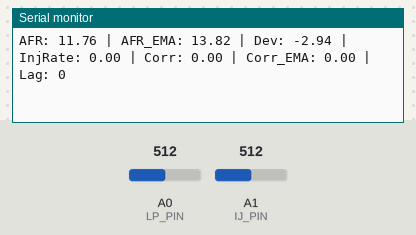
Recording of a sketch running on a simulated Arduino Uno, built with avr-gcc and run on an emulated ATmega328P. Parts: the last lines printed to the serial monitor. Inputs (shaded band) come from the test bench; at power-on: A1 (IJ_PIN) = 512, A0 (LP_PIN) = 512.

Above: at 1.2 s.
1.3 s: A1 (IJ_PIN) set to 716
At 2.6 s:
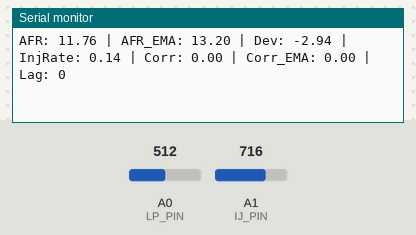
2.8 s: A0 (LP_PIN) set to 122
At 3.7 s:
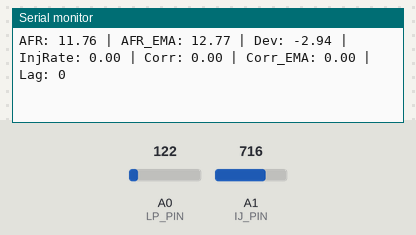
4.3 s: A0 (LP_PIN) set to 10
At 4.3 s:
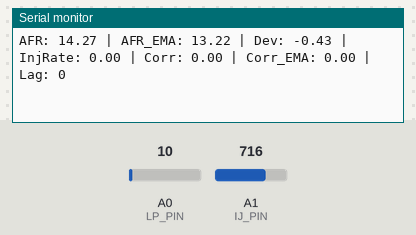
5.8 s: A1 (IJ_PIN) set to 900
At 7.0 s:
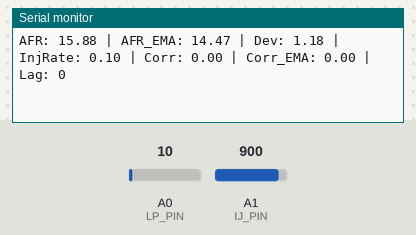
Timing chart, 0 to 8.3 s (numbered marks = the images above; inputs shaded):
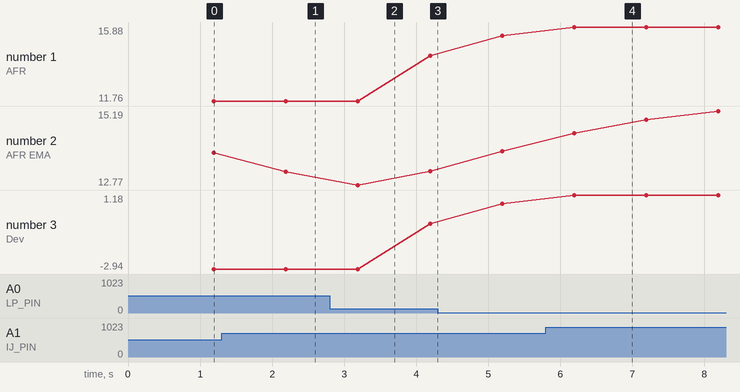

Measured:
- after the input at 1.3 s, the serial monitor: prints a new line after 0.89 s (image 1)
- after the input at 5.8 s, the serial monitor: prints a new line after 0.39 s (image 4)
- plotted number 1: 11.76 → 14.27 after the input at 2.8 s, 14.27 → 15.4 after the input at 4.3 s
- plotted number 2: 13.2 → 13.22 after the input at 2.8 s, 13.22 → 13.87 after the input at 4.3 s
- plotted number 3: -2.94 → -0.43 after the input at 2.8 s, -0.43 → 0.7 after the input at 4.3 s

The sketch:

afr_correction_estimator.ino
```cpp
// AFR and Correction Estimator
// This code analyzes lambda probe and injector signals to estimate AFR,
// its deviation, and correlations between signals.

#ifndef UNIT_TEST
#include <Arduino.h>
#endif

// Define the analog pins for the lambda probe and the injector signals
#if defined(ARDUINO) && !defined(UNIT_TEST)
#define LP_PIN A0
#define IJ_PIN A1
#else
#define LP_PIN 0
#define IJ_PIN 1
#endif

#ifdef UNIT_TEST
extern int analogRead(int pin);
#define ANALOG_READ_MOCK(p) analogRead(p)
#else
#define ANALOG_READ_MOCK(p) analogRead(p)
#endif

// Define the sampling frequency in Hz
#define FREQ 100

// Define the stoichiometric AFR for gasoline (14.7)
#define STOICH 14.7

// Define a buffer size for storing samples
#define BUFFER_SIZE 100

// Declare global variables for storing samples and timestamps
int lambda_buffer[BUFFER_SIZE];
int injector_buffer[BUFFER_SIZE];
unsigned long time_buffer[BUFFER_SIZE];

// Declare global variables for keeping track of buffer index and overflow flag
int buffer_index = 0;
bool buffer_full = false;

// Declare global variables for storing results
float afr = STOICH;
float deviation = 0;
float injector_rate = 0;
float injector_magnitude = 0;
float lambda_correlation = 0;
int best_lag = 0;

// EMA filtering factor (0.0 to 1.0, lower is more filtering)
const float EMA_ALPHA = 0.3;
float afr_filtered = STOICH;
float correlation_filtered = 0;

unsigned long last_sample_time = 0xFFFFFFFF;
const unsigned long sample_interval = 1000 / FREQ;

// Threshold for narrowband O2 sensor (0.45V)
const int THRESHOLD = (int)(0.45 / 5.0 * 1023.0);
const int HYSTERESIS = 20; // Hysteresis for peak/valley detection (approx 0.1V)

// Variables for peak detection
float avg_peak = 0;
float avg_valley = 0;
int peak_count = 0;
int valley_count = 0;

void setup() {
  Serial.begin(115200);
  last_sample_time = 0xFFFFFFFF;
  buffer_index = 0;
  buffer_full = false;
  afr = STOICH;
  afr_filtered = STOICH;
  correlation_filtered = 0;
}

void analyze_data() {
  float sum_peaks = 0;
  float sum_valleys = 0;
  peak_count = 0;
  valley_count = 0;

  int state = 0; // 1: rising, -1: falling, 0: initial
  int extreme_val = lambda_buffer[0];

  for (int i = 1; i < BUFFER_SIZE; i++) {
    int curr_value = lambda_buffer[i];

    if (state == 0) {
      if (curr_value > extreme_val + HYSTERESIS) {
        state = 1;
        extreme_val = curr_value;
      } else if (curr_value < extreme_val - HYSTERESIS) {
        state = -1;
        extreme_val = curr_value;
      }
    } else if (state == 1) { // Rising
      if (curr_value > extreme_val) {
        extreme_val = curr_value;
      } else if (curr_value < extreme_val - HYSTERESIS) {
        // Peak detected
        sum_peaks += extreme_val;
        peak_count++;
        state = -1;
        extreme_val = curr_value;
      }
    } else if (state == -1) { // Falling
      if (curr_value < extreme_val) {
        extreme_val = curr_value;
      } else if (curr_value > extreme_val + HYSTERESIS) {
        // Valley detected
        sum_valleys += extreme_val;
        valley_count++;
        state = 1;
        extreme_val = curr_value;
      }
    }
  }

  if (peak_count > 0) avg_peak = sum_peaks / peak_count;
  else avg_peak = 0;

  if (valley_count > 0) avg_valley = sum_valleys / valley_count;
  else avg_valley = 1023;
}

void calculate_afr() {
  float estimated_lambda = 1.0;

  if (peak_count > 0 && valley_count > 0 && avg_peak > THRESHOLD && avg_valley < THRESHOLD) {
    // Narrowband O2 sensors oscillate around stoichiometry.
    float mean_lambda_val = (avg_peak + avg_valley) / 2.0;
    float voltage = (mean_lambda_val / 1023.0) * 5.0;
    estimated_lambda = 1.0 - (voltage - 0.45) * 0.2;
  } else {
    // No clear oscillation, use raw average
    double sum = 0;
    for(int i = 0; i < BUFFER_SIZE; i++) sum += lambda_buffer[i];
    float avg_raw = (float)(sum / BUFFER_SIZE);
    float voltage = (avg_raw / 1023.0) * 5.0;
    estimated_lambda = 1.0 - (voltage - 0.45) * 0.2;
  }

  // Clamp lambda to realistic narrowband range [0.8, 1.2]
  if (estimated_lambda < 0.8) estimated_lambda = 0.8;
  if (estimated_lambda > 1.2) estimated_lambda = 1.2;

  afr = estimated_lambda * STOICH;
  deviation = (afr - STOICH);

  // Apply EMA filtering
  afr_filtered = (EMA_ALPHA * afr) + ((1.0 - EMA_ALPHA) * afr_filtered);
}

void calculate_injector_stats() {
  double sum = 0;
  for (int i = 0; i < BUFFER_SIZE; i++) {
    sum += injector_buffer[i];
  }
  double mean = sum / BUFFER_SIZE;

  double sum_sq_diff = 0;
  for (int i = 0; i < BUFFER_SIZE; i++) {
    sum_sq_diff += pow((double)injector_buffer[i] - mean, 2);
  }
  double std_dev = sqrt(sum_sq_diff / BUFFER_SIZE);

  if (mean > 0) {
    injector_rate = (float)(std_dev / mean);
  } else {
    injector_rate = 0;
  }
  injector_magnitude = (float)std_dev;
}

void calculate_lambda_correlation() {
  const int MAX_LAG = 20;
  double max_corr = 0;
  int lag_at_max = 0;

  for (int lag = 0; lag <= MAX_LAG; lag++) {
    double current_mean_l = 0;
    double current_mean_i = 0;
    int count = 0;
    for (int i = lag; i < BUFFER_SIZE; i++) {
      current_mean_l += (double)lambda_buffer[i];
      current_mean_i += (double)injector_buffer[i - lag];
      count++;
    }
    if (count < 2) continue;
    current_mean_l /= count;
    current_mean_i /= count;

    double numerator = 0;
    double sum_sq_l = 0;
    double sum_sq_i = 0;

    for (int i = lag; i < BUFFER_SIZE; i++) {
      double dl = (double)lambda_buffer[i] - current_mean_l;
      double di = (double)injector_buffer[i - lag] - current_mean_i;
      numerator += dl * di;
      sum_sq_l += dl * dl;
      sum_sq_i += di * di;
    }

    double denominator = sqrt(sum_sq_l * sum_sq_i);
    double current_corr = (denominator > 0) ? (numerator / denominator) : 0;

    if (fabs(current_corr) > fabs(max_corr) + 0.00001) {
      max_corr = current_corr;
      lag_at_max = lag;
    }
  }

  lambda_correlation = (float)max_corr;
  best_lag = lag_at_max;

  // Apply EMA filtering to correlation
  correlation_filtered = (EMA_ALPHA * lambda_correlation) + ((1.0 - EMA_ALPHA) * correlation_filtered);
}

void print_results() {
  // Detailed output for Serial Monitor
  Serial.print("AFR: "); Serial.print(afr);
  Serial.print(" | AFR_EMA: "); Serial.print(afr_filtered);
  Serial.print(" | Dev: "); Serial.print(deviation);
  Serial.print(" | InjRate: "); Serial.print(injector_rate);
  Serial.print(" | Corr: "); Serial.print(lambda_correlation);
  Serial.print(" | Corr_EMA: "); Serial.print(correlation_filtered);
  Serial.print(" | Lag: "); Serial.println(best_lag);

  // Simple output for Serial Plotter (if needed, typically commented out or on separate lines)
  /*
  Serial.print("AFR:"); Serial.print(afr);
  Serial.print(",AFR_EMA:"); Serial.print(afr_filtered);
  Serial.print(",Corr:"); Serial.print(lambda_correlation);
  Serial.print(",Corr_EMA:"); Serial.println(correlation_filtered);
  */
}

void loop() {
  unsigned long now = millis();
  bool first_run = (last_sample_time == 0xFFFFFFFF);

  if (first_run || (now - last_sample_time >= sample_interval)) {
    if (first_run) last_sample_time = now;
    else last_sample_time += sample_interval;

    lambda_buffer[buffer_index] = ANALOG_READ_MOCK(LP_PIN);
    injector_buffer[buffer_index] = ANALOG_READ_MOCK(IJ_PIN);
    time_buffer[buffer_index] = now;

    buffer_index++;
    if (buffer_index >= BUFFER_SIZE) {
      buffer_index = 0;
      buffer_full = true;
    }

    if (buffer_full) {
      analyze_data();
      calculate_afr();
      calculate_injector_stats();
      calculate_lambda_correlation();
      print_results();
      buffer_full = false;
    }
  }
}
```
